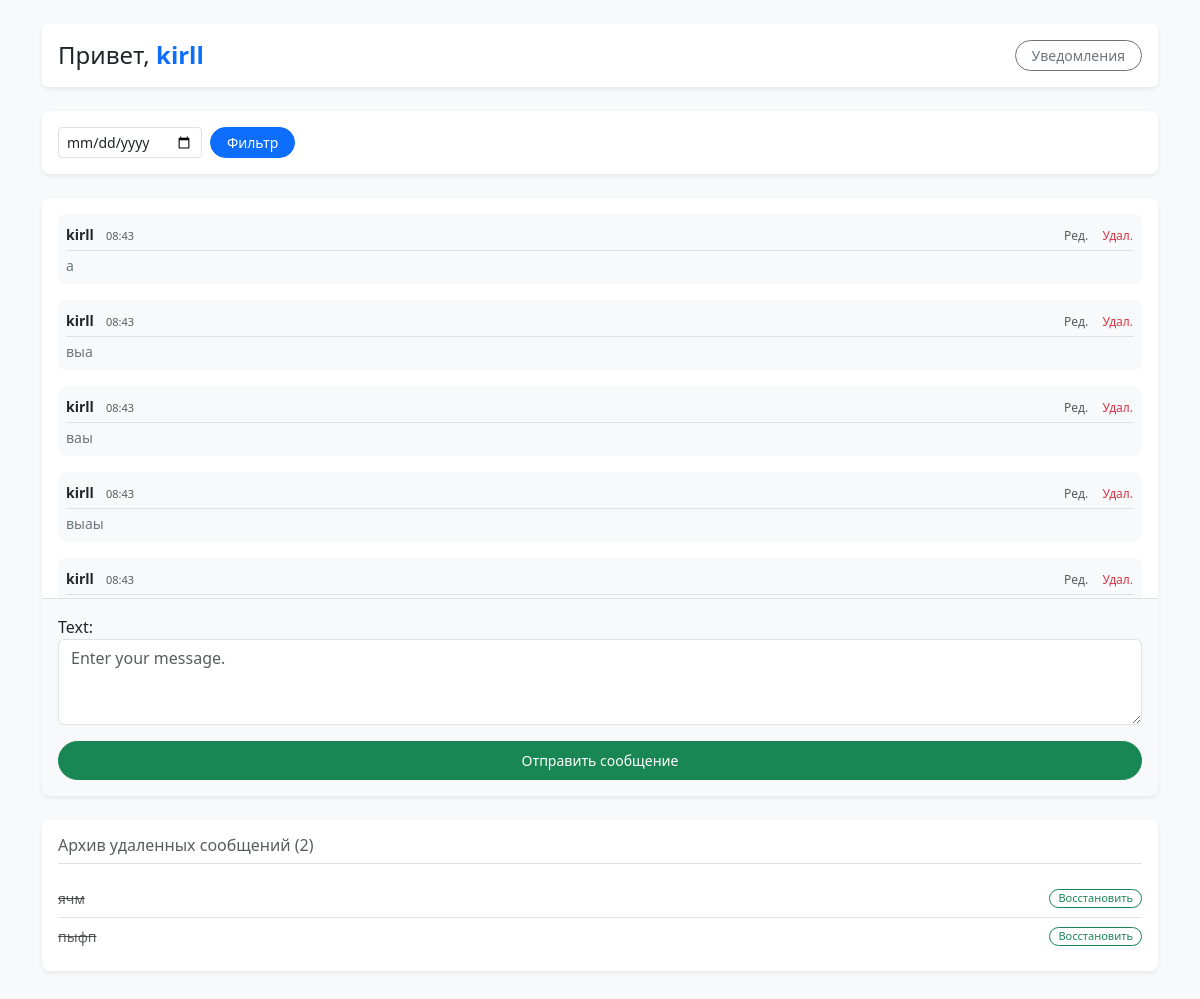
The page /chat/ (signed in) on the database its author committed.
### chat/models.py (models this page shows, shortened)
class User(models.Model):
    name = models.CharField(max_length=100)
    age = models.IntegerField()
    password = models.CharField(max_length=100)

class Message(models.Model):
    user = models.ForeignKey(User, on_delete=models.CASCADE)
    text = models.TextField()
    timestamp = models.DateTimeField(auto_now_add=True)
    is_deleted = models.BooleanField(default=False)

### chat/views.py (the view)
# urls.py: path('chat/', views.home, name='chat'),
def home(request):
    user_id = request.session.get('user_id')
    if not user_id:
        return redirect('register')
    user = User.objects.filter(id=user_id).first()
    if not user:
        request.session.flush()
        return redirect('register')
    messages_query = Message.objects.filter(is_deleted=False).select_related('user')
    filter_date = request.GET.get('date')
    if filter_date:
        try:
            parsed_date = datetime.strptime(filter_date, '%Y-%m-%d').date()
            messages_query = messages_query.filter(timestamp__date=parsed_date)
        except ValueError:
            pass
    messages_list = messages_query.order_by('-timestamp')
    archived_messages = Message.objects.filter(user=user, is_deleted=True).select_related('user').order_by('-timestamp')
    if request.method == 'POST':
        form = MessageForm(request.POST)
        if form.is_valid():
            message = form.save(commit=False)
            message.user = user
            message.save()
            return redirect('chat')
    else:
        form = MessageForm()
    return render(request, 'chat/chat.html', {
        'chat_messages': messages_list,
        'archived_messages': archived_messages,
        'form': form,
        'user': user,
        'filter_date': filter_date
    })

### chat/forms.py
class MessageForm(forms.ModelForm):
    class Meta:
        model = Message
        fields = ['text']
        widgets = {
            'text': forms.Textarea(attrs={'class': 'form-control', 'placeholder': 'Enter your message.', 'rows': 3})
        }

### chat/templates/chat/chat.html (shortened to what this page needs)
<!DOCTYPE html>
<html lang="en">
<head>
    <link href="https://cdn.jsdelivr.net/npm/bootstrap@5.3.3/dist/css/bootstrap.min.css" rel="stylesheet">
</head>
<body class="bg-light">
<div class="container py-4">
    <div class="d-flex justify-content-between align-items-center mb-4 bg-white p-3 rounded shadow-sm">
        <h4 class="m-0">Привет, <span class="text-primary fw-bold">{{ user.name }}</span></h4>
        <button class="btn btn-outline-secondary position-relative btn-sm rounded-pill px-3" type="button" data-bs-toggle="offcanvas" data-bs-target="#box">
            Уведомления {% if messages %}<span class="badge bg-danger ms-1">{{ messages|length }}</span>{% endif %}
        </button>
    </div>
    <div class="card border-0 shadow-sm p-3 mb-4 rounded-3">
        <form method="get" class="row g-2 align-items-center">
            <div class="col-auto">
                <input type="date" name="date" class="form-control form-control-sm" value="{{ filter_date|default:'' }}">
            </div>
            <div class="col-auto">
                <button type="submit" class="btn btn-primary btn-sm rounded-pill px-3">Фильтр</button>
            </div>
        </form>
    </div>
    <div class="card border-0 shadow-sm rounded-3 mb-4 overflow-hidden">
        <div class="card-body bg-white" style="height: 400px; overflow-y: auto;">
            <div class="d-flex flex-column">
                {% for message in chat_messages %}
                    <div class="mb-3 p-2 rounded-3 bg-light border-0 align-self-start w-100">
                        <div class="d-flex justify-content-between align-items-center border-bottom pb-1 mb-1">
                            <div>
                                <span class="fw-bold text-dark small">{{ message.user.name }}</span>
                                <small class="text-muted ms-2" style="font-size: 11px;">{{ message.timestamp|date:"H:i" }}</small>
                            </div>
                            {% if message.user.id == user.id %}
                                <div>
                                    <a href="{% url 'edit_message' message.pk %}" class="btn btn-link p-0 text-muted small text-decoration-none me-2" style="font-size: 12px;">Ред.</a>
                                    <a href="{% url 'delete_message' message.pk %}" class="btn btn-link p-0 text-danger small text-decoration-none" style="font-size: 12px;">Удал.</a>
                                </div>
                            {% endif %}
                        </div>
                        <p class="mb-0 text-secondary small" style="word-break: break-word;">{{ message.text }}</p>
                    </div>
                {% empty %}
                    <div class="text-center text-muted py-5">Нет сообщений в чате</div>
                {% endfor %}
            </div>
        </div>
        <div class="card-footer bg-light border-top p-3">
            <form method="post" class="m-0">
                <div class="mb-2">
                    {{ form.as_p }}
                </div>
                <button type="submit" class="btn btn-success w-100 rounded-pill btn-sm fw-medium py-2">Отправить сообщение</button>
            </form>
        </div>
    </div>
    <div class="card border-0 shadow-sm p-3 rounded-3">
        <h6 class="text-muted border-bottom pb-2 mb-3">Архив удаленных сообщений ({{ archived_messages|length }})</h6>
        <ul class="list-group list-group-flush">
            {% for message in archived_messages %}
                <li class="list-group-item d-flex justify-content-between align-items-center px-0 small bg-transparent text-muted py-2">
                    <del style="word-break: break-word;">{{ message.text }}</del>
                    <a href="{% url 'restore_message' message.pk %}" class="btn btn-sm btn-outline-success py-0 px-2 rounded-pill" style="font-size: 11px;">Восстановить</a>
                </li>
            {% empty %}
                <li class="text-muted small py-2 border-0">Архив пуст</li>
            {% endfor %}
        </ul>
    </div>
</div>
</body>
</html>

### rows shown on the page
User: name "kirll"
Message: user.name "kirll", timestamp "08:43", shows "Ред.", text "а"
Message: user.name "kirll", timestamp "08:43", shows "Ред.", text "выа"
Message: user.name "kirll", timestamp "08:43", shows "Ред.", text "ваы"
Message: user.name "kirll", timestamp "08:43", shows "Ред.", text "выаы"
Message: user.name "kirll", timestamp "08:43", shows "Ред."
Message: text "ячм"
Message: text "пыфп"

### other values the page prints
{{ archived_messages|length }} "2"
